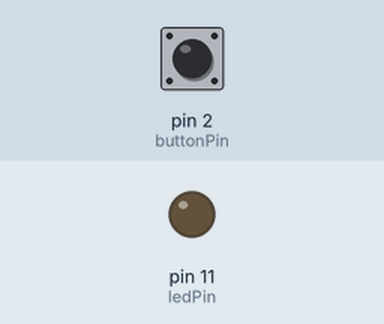
Simulated run of this sketch. Board: Arduino Uno, built with avr-gcc and run on an emulated ATmega328P. Shown: output pins drawn as LEDs (lit = HIGH). The test bench sets the inputs (shaded band); at power-on: pin 2 (buttonPin) LOW.

Above: at 1.2 s.
1.3 s: pin 2 (buttonPin) pulled HIGH for 0.15 s
At 1.6 s:
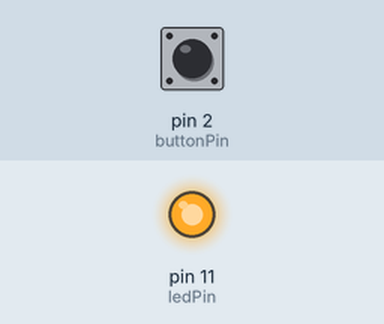
2.9 s: pin 2 (buttonPin) pulled HIGH for 1 s
At 4.0 s:
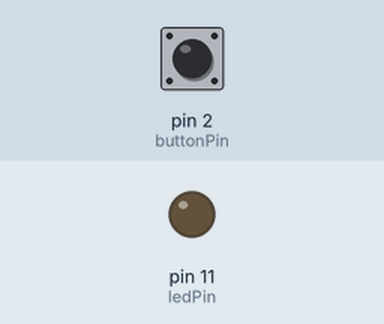
5.4 s: pin 2 (buttonPin) pulled HIGH for 3.2 s
At 5.9 s:
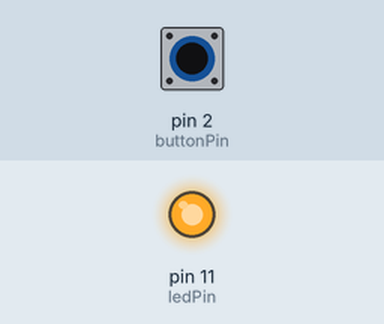
Timing chart, 0 to 8.4 s (numbered marks = the images above; inputs shaded):
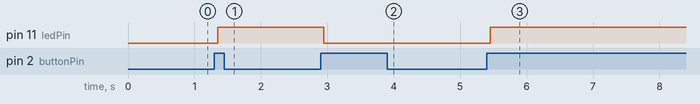

Measured:
- after the input at 1.3 s, pin 11 (ledPin): LOW → HIGH after 0.05 s
- after the input at 2.9 s, pin 11 (ledPin): HIGH → LOW after 0.05 s
- after the input at 5.4 s, pin 11 (ledPin): LOW → HIGH after 0.05 s

The sketch:

derdeopdrachtide.ino
```cpp
const int ledPin = 11;
const int buttonPin = 2;

int teller = 0;
int vorigeKnopStatus = LOW;

void setup() {
  // LED instellen als output
  pinMode(ledPin, OUTPUT);

  // Drukknop instellen als input
  pinMode(buttonPin, INPUT);
}

void loop() {
  // Knop uitlezen
  int knopStatus = digitalRead(buttonPin);

  // Alleen tellen als de knop net is ingedrukt
  if (knopStatus == HIGH && vorigeKnopStatus == LOW) {
    teller++;
    delay(50); // kleine pauze tegen contactdender
  }

  // Bij een even teller staat de LED uit
  if (teller % 2 == 0) {
    digitalWrite(ledPin, LOW);
  }

  // Bij een oneven teller staat de LED aan
  else {
    digitalWrite(ledPin, HIGH);
  }

  // De huidige knopstatus onthouden voor de volgende ronde
  vorigeKnopStatus = knopStatus;
}
```
